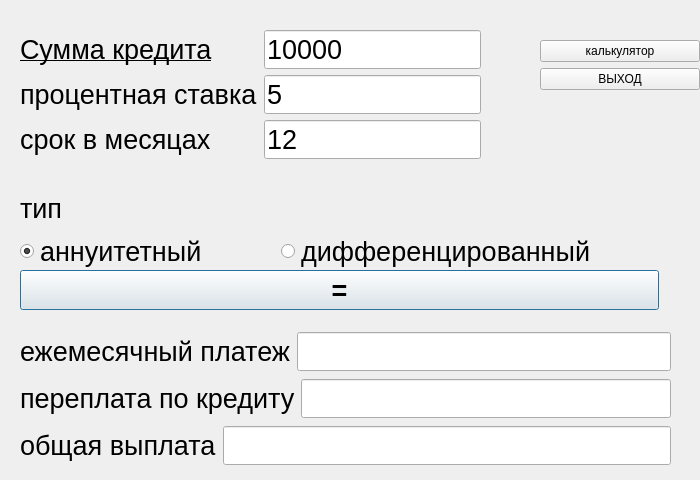
<?xml version="1.0" encoding="UTF-8"?>
<ui version="4.0">
 <class>credit_calc</class>
 <widget class="QDialog" name="credit_calc">
  <property name="geometry">
   <rect>
    <x>0</x>
    <y>0</y>
    <width>700</width>
    <height>480</height>
   </rect>
  </property>
  <property name="windowTitle">
   <string>Dialog</string>
  </property>
  <widget class="QWidget" name="verticalLayoutWidget">
   <property name="geometry">
    <rect>
     <x>20</x>
     <y>30</y>
     <width>461</width>
     <height>151</height>
    </rect>
   </property>
   <layout class="QVBoxLayout" name="verticalLayout">
    <item>
     <layout class="QFormLayout" name="formLayout">
      <item row="1" column="0">
       <widget class="QLabel" name="label_4">
        <property name="font">
         <font>
          <pointsize>20</pointsize>
         </font>
        </property>
        <property name="locale">
         <locale language="Russian" country="Russia"/>
        </property>
        <property name="text">
         <string>процентная ставка</string>
        </property>
       </widget>
      </item>
      <item row="0" column="0">
       <widget class="QLabel" name="label">
        <property name="font">
         <font>
          <pointsize>20</pointsize>
          <weight>50</weight>
          <italic>false</italic>
          <bold>false</bold>
          <underline>true</underline>
          <strikeout>false</strikeout>
         </font>
        </property>
        <property name="mouseTracking">
         <bool>false</bool>
        </property>
        <property name="tabletTracking">
         <bool>false</bool>
        </property>
        <property name="acceptDrops">
         <bool>false</bool>
        </property>
        <property name="locale">
         <locale language="Russian" country="Russia"/>
        </property>
        <property name="text">
         <string>Сумма кредита</string>
        </property>
       </widget>
      </item>
      <item row="2" column="0">
       <widget class="QLabel" name="label_2">
        <property name="font">
         <font>
          <pointsize>20</pointsize>
         </font>
        </property>
        <property name="locale">
         <locale language="Russian" country="Russia"/>
        </property>
        <property name="text">
         <string>срок в месяцах</string>
        </property>
       </widget>
      </item>
      <item row="0" column="1">
       <widget class="QLineEdit" name="field_credit_sum">
        <property name="font">
         <font>
          <pointsize>20</pointsize>
         </font>
        </property>
        <property name="text">
         <string>10000</string>
        </property>
       </widget>
      </item>
      <item row="1" column="1">
       <widget class="QLineEdit" name="field_percent">
        <property name="font">
         <font>
          <pointsize>20</pointsize>
         </font>
        </property>
        <property name="text">
         <string>5</string>
        </property>
       </widget>
      </item>
      <item row="2" column="1">
       <widget class="QLineEdit" name="field_srok">
        <property name="font">
         <font>
          <pointsize>20</pointsize>
         </font>
        </property>
        <property name="text">
         <string>12</string>
        </property>
       </widget>
      </item>
     </layout>
    </item>
   </layout>
  </widget>
  <widget class="QPushButton" name="pushButton">
   <property name="geometry">
    <rect>
     <x>20</x>
     <y>270</y>
     <width>639</width>
     <height>40</height>
    </rect>
   </property>
   <property name="font">
    <font>
     <pointsize>20</pointsize>
     <weight>75</weight>
     <bold>true</bold>
    </font>
   </property>
   <property name="text">
    <string>=</string>
   </property>
  </widget>
  <widget class="QWidget" name="layoutWidget">
   <property name="geometry">
    <rect>
     <x>20</x>
     <y>190</y>
     <width>576</width>
     <height>80</height>
    </rect>
   </property>
   <layout class="QVBoxLayout" name="verticalLayout_2">
    <item>
     <widget class="QLabel" name="label_3">
      <property name="font">
       <font>
        <pointsize>20</pointsize>
       </font>
      </property>
      <property name="locale">
       <locale language="Russian" country="Russia"/>
      </property>
      <property name="text">
       <string>тип</string>
      </property>
     </widget>
    </item>
    <item>
     <layout class="QHBoxLayout" name="horizontalLayout_2">
      <item>
       <widget class="QRadioButton" name="radio_but_annu">
        <property name="font">
         <font>
          <pointsize>20</pointsize>
         </font>
        </property>
        <property name="text">
         <string>аннуитетный</string>
        </property>
        <property name="checked">
         <bool>true</bool>
        </property>
       </widget>
      </item>
      <item>
       <widget class="QRadioButton" name="radio_but_diff">
        <property name="font">
         <font>
          <pointsize>20</pointsize>
         </font>
        </property>
        <property name="text">
         <string>дифференцированный</string>
        </property>
        <property name="checked">
         <bool>false</bool>
        </property>
       </widget>
      </item>
     </layout>
    </item>
   </layout>
  </widget>
  <widget class="QWidget" name="layoutWidget">
   <property name="geometry">
    <rect>
     <x>20</x>
     <y>330</y>
     <width>651</width>
     <height>140</height>
    </rect>
   </property>
   <layout class="QVBoxLayout" name="verticalLayout_3">
    <item>
     <layout class="QHBoxLayout" name="horizontalLayout">
      <item>
       <widget class="QLabel" name="label_5">
        <property name="font">
         <font>
          <pointsize>20</pointsize>
         </font>
        </property>
        <property name="text">
         <string>ежемесячный платеж</string>
        </property>
       </widget>
      </item>
      <item>
       <widget class="QLineEdit" name="field_everymonth_payment">
        <property name="font">
         <font>
          <pointsize>20</pointsize>
         </font>
        </property>
        <property name="mouseTracking">
         <bool>true</bool>
        </property>
        <property name="readOnly">
         <bool>true</bool>
        </property>
       </widget>
      </item>
     </layout>
    </item>
    <item>
     <layout class="QHBoxLayout" name="horizontalLayout_3">
      <item>
       <widget class="QLabel" name="label_6">
        <property name="font">
         <font>
          <pointsize>20</pointsize>
         </font>
        </property>
        <property name="text">
         <string>переплата по кредиту</string>
        </property>
       </widget>
      </item>
      <item>
       <widget class="QLineEdit" name="field_pereplata">
        <property name="font">
         <font>
          <pointsize>20</pointsize>
         </font>
        </property>
        <property name="readOnly">
         <bool>true</bool>
        </property>
       </widget>
      </item>
     </layout>
    </item>
    <item>
     <layout class="QHBoxLayout" name="horizontalLayout_4">
      <item>
       <widget class="QLabel" name="label_7">
        <property name="font">
         <font>
          <pointsize>20</pointsize>
         </font>
        </property>
        <property name="text">
         <string>общая выплата</string>
        </property>
       </widget>
      </item>
      <item>
       <widget class="QLineEdit" name="field_all_priece">
        <property name="font">
         <font>
          <pointsize>20</pointsize>
         </font>
        </property>
        <property name="readOnly">
         <bool>true</bool>
        </property>
       </widget>
      </item>
     </layout>
    </item>
   </layout>
  </widget>
  <widget class="QWidget" name="verticalLayoutWidget_2">
   <property name="geometry">
    <rect>
     <x>540</x>
     <y>40</y>
     <width>160</width>
     <height>51</height>
    </rect>
   </property>
   <layout class="QVBoxLayout" name="verticalLayout_4">
    <item>
     <widget class="QPushButton" name="butt_calc">
      <property name="text">
       <string>калькулятор</string>
      </property>
     </widget>
    </item>
    <item>
     <widget class="QPushButton" name="butt_exit">
      <property name="text">
       <string>ВЫХОД</string>
      </property>
     </widget>
    </item>
   </layout>
  </widget>
 </widget>
 <resources/>
 <connections/>
</ui>
